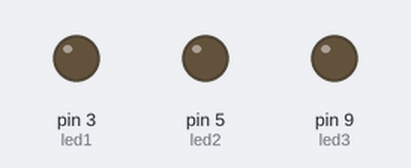
Recording of a sketch running on a simulated Arduino Uno, built with avr-gcc and run on an emulated ATmega328P. Parts: output pins drawn as LEDs (lit = HIGH).

Above: at 0.05 s.
At 0.45 s:
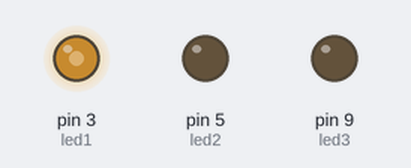
At 0.95 s:
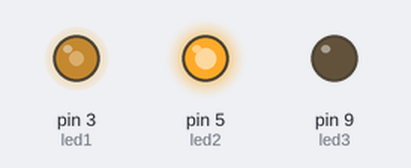
At 1.45 s:
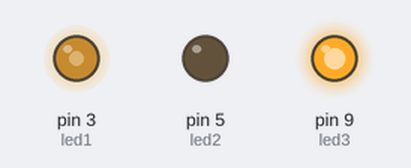
At 1.95 s:
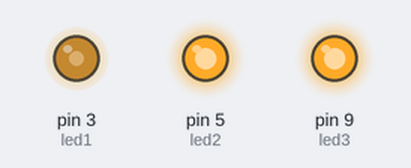
Timing chart, 0 to 4.6 s (numbered marks = the images above):
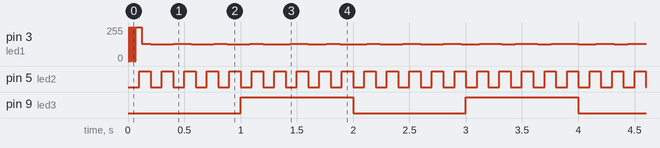

Measured:
- by itself, pin 5 (led2): alternates HIGH for 0.10 s and LOW for 0.10 s
- by itself, pin 9 (led3): alternates HIGH for 1.0 s and LOW for 1.0 s

The sketch:

exp3_2.ino
```cpp
unsigned long previousMillis[3];
int led1=3;
int led2=5;
int led3=9;

void setup() {
  pinMode(led1, OUTPUT);
  pinMode(led2, OUTPUT);
  pinMode(led3, OUTPUT);
}
void loop() {
 BlinkLed(led1, 10, 0);
 BlinkLed(led2, 100, 1);
 BlinkLed(led3, 1000, 2);


}

void BlinkLed (int led, int interval, int array){


   if ((millis() - previousMillis[array]) >= interval){

    previousMillis[array]= millis();

    digitalWrite(led, !digitalRead(led));
  }
 }
```
